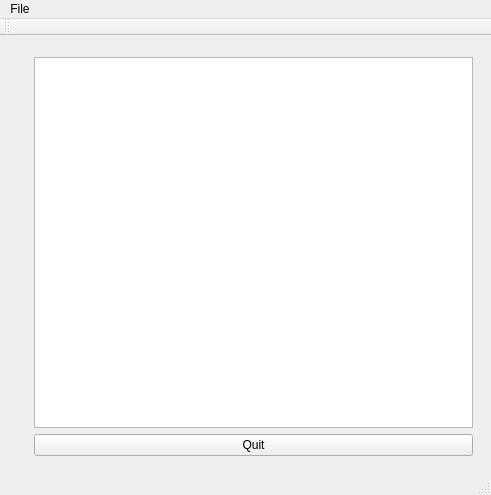
<?xml version="1.0" encoding="UTF-8"?>
<ui version="4.0">
 <class>Notepad</class>
 <widget class="QMainWindow" name="Notepad">
  <property name="geometry">
   <rect>
    <x>0</x>
    <y>0</y>
    <width>491</width>
    <height>495</height>
   </rect>
  </property>
  <property name="windowTitle">
   <string>Notepad</string>
  </property>
  <widget class="QWidget" name="centralWidget">
   <widget class="QWidget" name="">
    <property name="geometry">
     <rect>
      <x>23</x>
      <y>10</y>
      <width>461</width>
      <height>421</height>
     </rect>
    </property>
    <layout class="QVBoxLayout" name="verticalLayout">
     <item>
      <widget class="QTextEdit" name="textEdit"/>
     </item>
     <item>
      <widget class="QPushButton" name="quitButton">
       <property name="text">
        <string>Quit</string>
       </property>
      </widget>
     </item>
    </layout>
   </widget>
  </widget>
  <widget class="QMenuBar" name="menuBar">
   <property name="geometry">
    <rect>
     <x>0</x>
     <y>0</y>
     <width>491</width>
     <height>22</height>
    </rect>
   </property>
   <widget class="QMenu" name="menuFile">
    <property name="title">
     <string>File</string>
    </property>
    <addaction name="actionOpen"/>
    <addaction name="actionSave"/>
   </widget>
   <addaction name="menuFile"/>
  </widget>
  <widget class="QToolBar" name="mainToolBar">
   <property name="enabled">
    <bool>true</bool>
   </property>
   <attribute name="toolBarArea">
    <enum>TopToolBarArea</enum>
   </attribute>
   <attribute name="toolBarBreak">
    <bool>false</bool>
   </attribute>
  </widget>
  <widget class="QStatusBar" name="statusBar"/>
  <action name="actionOpen">
   <property name="text">
    <string>Open</string>
   </property>
  </action>
  <action name="actionSave">
   <property name="text">
    <string>Save</string>
   </property>
  </action>
 </widget>
 <layoutdefault spacing="6" margin="11"/>
 <resources/>
 <connections/>
</ui>
